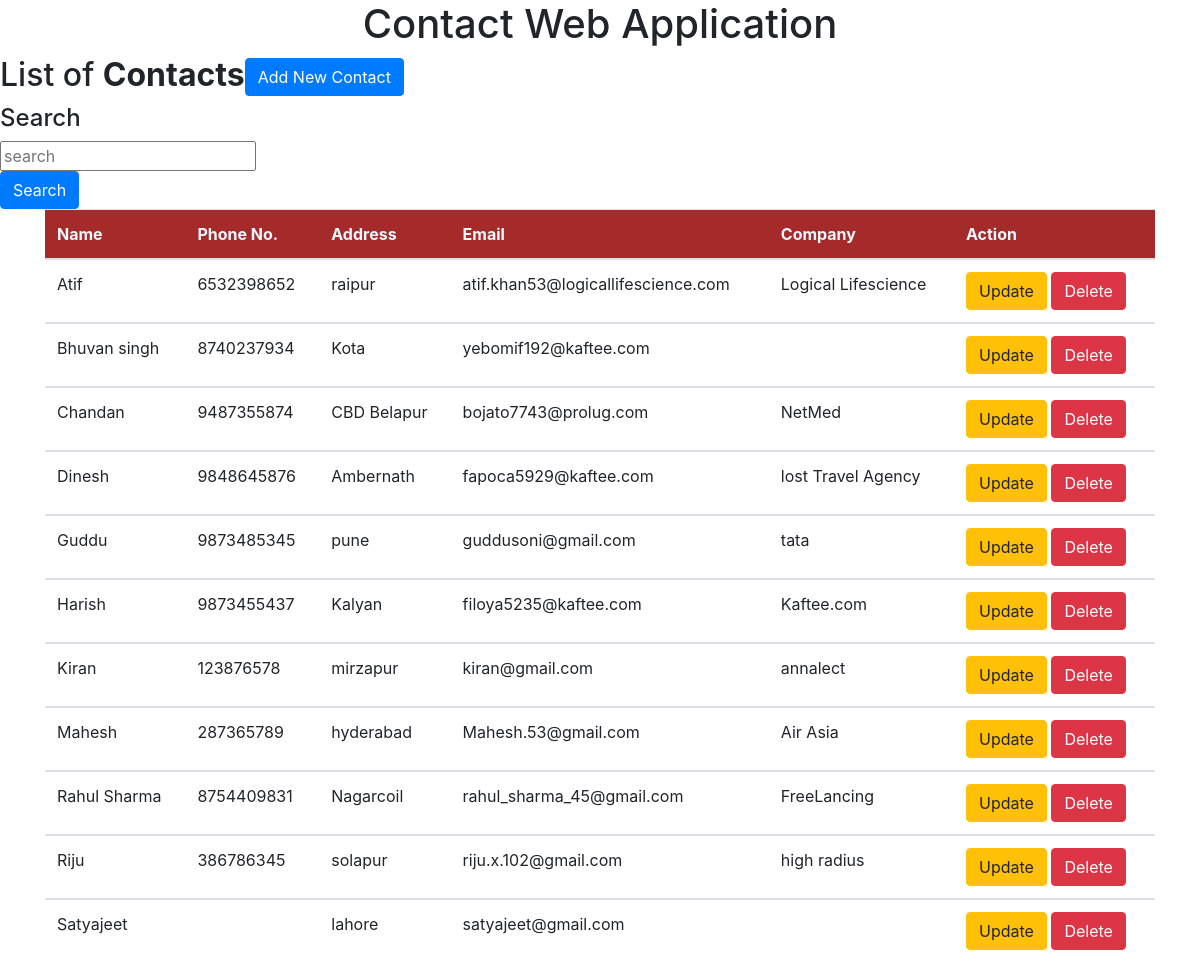
The page / on the database its author committed.
### details.py (models this page shows, shortened)
class Contact(db.Model):
    __tablename__ = "Contacts"
    srno = db.Column(db.Integer, primary_key=True)
    name = db.Column(db.String(70), unique=True, nullable=False)
    number = db.Column(db.Text, unique=True, nullable=False)
    address = db.Column(db.String(200), nullable=False)
    email_id = db.Column(db.Text, nullable=False)
    Company = db.Column(db.String(40), nullable=False)

### details.py (the view)
@app.route("/",methods=["get","post"])
def details():
    if request.method == "POST":
        fn= request.form.get('name')
        ph_no= request.form.get('ph_no')
        add= request.form.get('address')
        email= request.form.get('for_email')
        company= request.form.get('company')
        entry = Contact(name=fn,number=ph_no,address=add,email_id=email,Company=company)
        db.session.add(entry)
        db.session.commit()
        return redirect(url_for("details"))
    else:
        return render_template("home.html",contact=Contact.query.order_by(Contact.name).all())

### templates/home.html (shortened to what this page needs)
<!DOCTYPE html>
<html lang="en">
<head>
    <link rel="stylesheet" href="https://cdn.jsdelivr.net/npm/bootstrap@4.3.1/dist/css/bootstrap.min.css">
</head>
<body>
    <div class="well text-center" style>
        <h1> Contact Web Application </h1>
    </div>
        <h2>List of <b>Contacts</b><button type="button" class="btn btn-primary float-center" data-toggle="modal" data-target="#exampleModal" data-whatever="@mdo">Add New Contact</button></h2>
        <div class="sidebar-module sidebar-module-insert">
          <h4>Search</h4>
        <form class="fore-inline" method="POST" action=" {{url_for('search')}}">
          <div class="fore-group">
          <input type="text" class="fore-control" name="search" id="query" placeholder="search">
          </div>
          <button type="submit" class="btn btn-primary">Search</button>
        </form>
      </div>
<div class="container">
          <table class="table">
              <thead style="background-color: brown;color: aliceblue;">
                <th>Name</th>
                <th>Phone No.</th>
                <th>Address</th>
                <th>Email</th>
                <th>Company</th>
                <th>Action</th>
              </thead>
            <tbody>
              {% for j in contact %}
              <tr>
              <td>{{j.name}}</td>
              <td>{{j.number}}</td>
              <td>{{j.address}}</td>
              <td>{{j.email_id}}</td>
              <td>{{j.Company}}</td>
              <td>
                <a href="/update_list/{{j.srno}}" class="btn btn-warning btn-xs" data-toggle="modal" data-target="#modaledit{{j.srno}}">Update</a>
                <a href="/delete/{{j.srno}}" class="btn btn-danger btn xs" >Delete</a>
              </td>
            </tbody>
          <div>
{% endfor %}
</table>
</body>
</html>

### rows shown on the page
Contact: name "Atif", number "6532398652", address "raipur", email_id "atif.khan53@logicallifescience.com", Company "Logical Lifescience"
Contact: name "Bhuvan singh", number "8740237934", address "Kota", email_id "yebomif192@kaftee.com"
Contact: name "Chandan", number "9487355874", address "CBD Belapur", email_id "bojato7743@prolug.com", Company "NetMed"
Contact: name "Dinesh", number "9848645876", address "Ambernath", email_id "fapoca5929@kaftee.com", Company "lost Travel Agency"
Contact: name "Guddu", number "9873485345", address "pune", email_id "guddusoni@gmail.com", Company "tata"
Contact: name "Harish", number "9873455437", address "Kalyan", email_id "filoya5235@kaftee.com", Company "Kaftee.com"
Contact: name "Kiran", number "123876578", address "mirzapur", email_id "kiran@gmail.com", Company "annalect"
Contact: name "Mahesh", number "287365789", address "hyderabad", email_id "Mahesh.53@gmail.com", Company "Air Asia"
Contact: name "Rahul Sharma", number "8754409831", address "Nagarcoil", email_id "rahul_sharma_45@gmail.com", Company "FreeLancing"
Contact: name "Riju", number "386786345", address "solapur", email_id "riju.x.102@gmail.com", Company "high radius"
Contact: name "Satyajeet", address "lahore", email_id "satyajeet@gmail.com"
